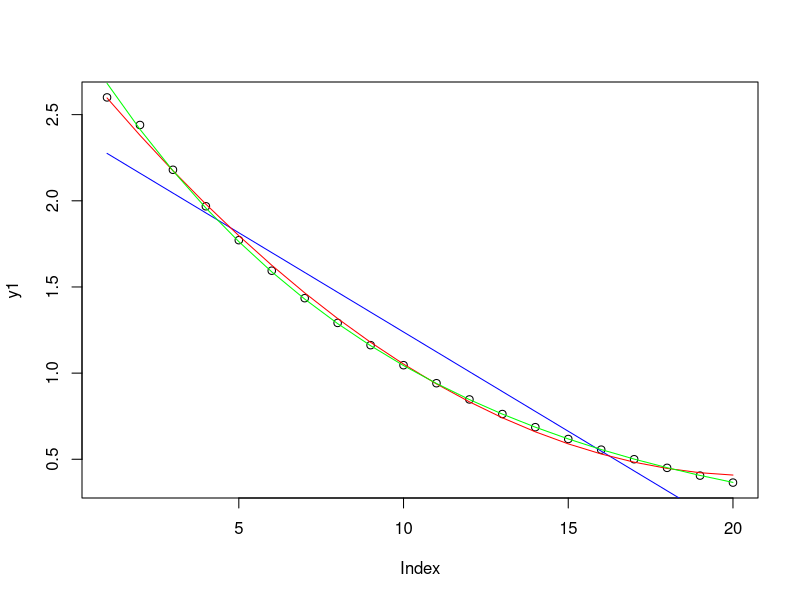

Here is the R script that generated this plot:
#dane <- read.csv2("wydajnosc.csv")

Z <- rnorm(5000)

funkcja_A <- function(Z){
	A2 <- c( mean(Z), median(Z), quantile(Z, probs = 0.95))

	min <- quantile(Z, probs = 0.25)
	max <- quantile(Z, probs = 0.75)
	result <-0
	for (i in Z){
		if ( i > min & i < max){
			result <- result + 1
		}
	}

	A3 <- result/length(Z)*100

	A4 <- hist(Z, breaks=3)

	ret_val <- c(A2, A3, A4)
	return(ret_val)
}

trendy <-read.csv2("Trendy.csv",header=T,sep=";",dec=".")
t<-1:20
set.seed(5)

y1 <- trendy$y1
plot(y1)
model0<-lm(y1~t)
yteor<-model0$coef[1]+model0$coef[2]*t
lines(yteor,col="blue")

t2<-t^2
model<-lm(y1~t+t2)
summary(model)
a = model$coef[1]
b = model$coef[2]
c = model$coef[3]
y<-a+b*t+c*t^2
lines(y,col="red")

#logarytmiczna
model<-lm(log(y1)~t)
summary(model)
a = model$coef[1]
b = model$coef[2]
y<-exp(a+b*t)
lines(y,col="green")

#hiperbola
odw <- 1/t
model<-lm(1/y1~t)
summary(model)
a = model$coef[1]
b = model$coef[2]
y<-a+b/t
lines(y,col="black")
